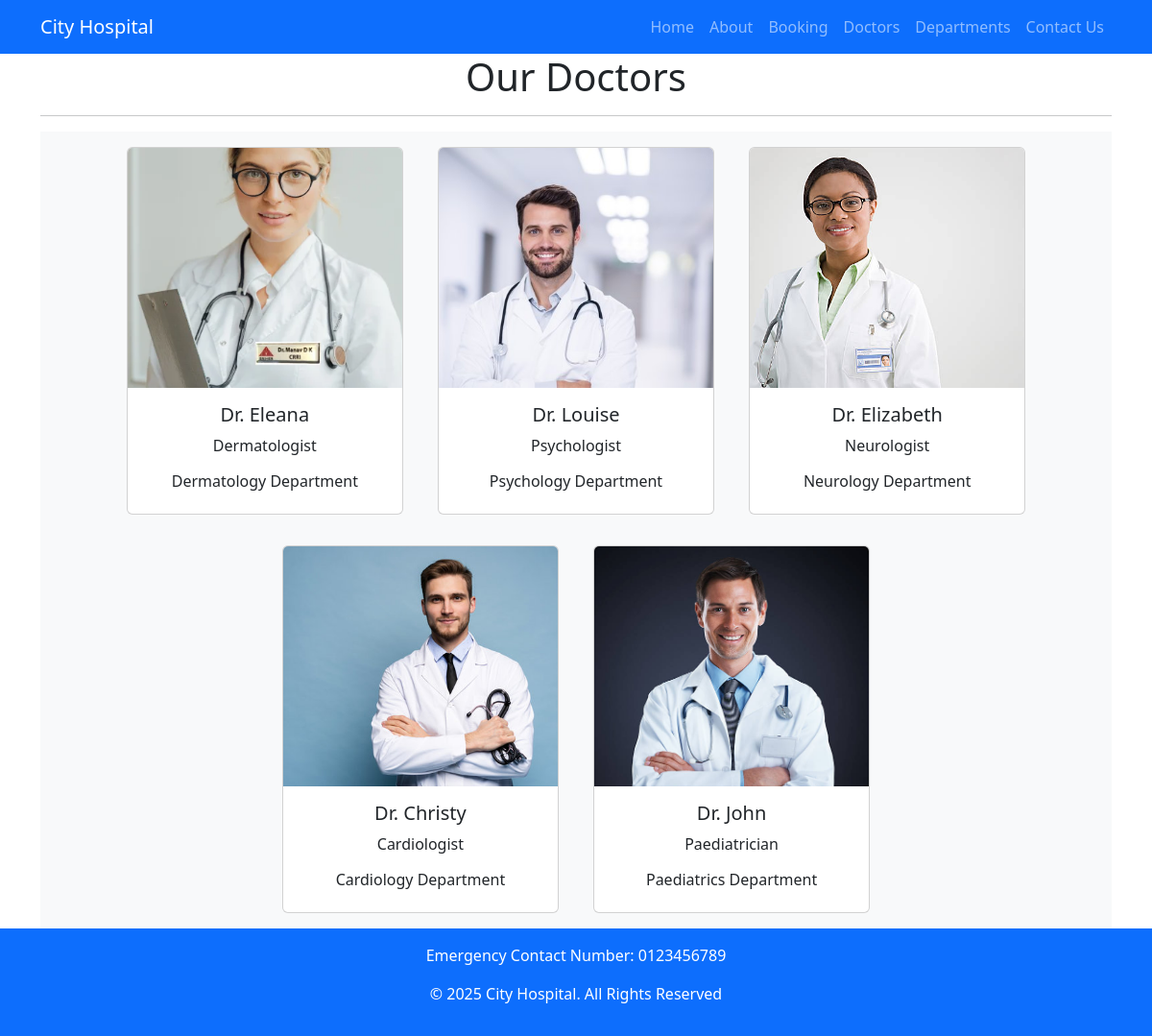
The app's page /doctors/ with its own data.
### home/models.py (models this page shows, shortened)
class Doctors(models.Model):
    doc_name=models.CharField(max_length=255)
    doc_spec=models.CharField(max_length=255)
    dept_name=models.ForeignKey(Departments,on_delete=models.CASCADE)
    doc_image=models.ImageField(upload_to='doctors')

class Departments(models.Model):
    dept_name=models.CharField(max_length=100)
    dept_description=models.TextField()
    def __str__(self):
        return self.dept_name

### home/views.py (the view)
# urls.py: path('doctors/',views.doctors,name='doctors'),
def doctors(request):
    dict_docs={
        'doctors':Doctors.objects.all()
    }
    return render(request,'doctors.html',dict_docs)

### templates/doctors.html (shortened to what this page needs)
{% extends 'base.html' %}
{% block content %}
<h1 class="text-center">Our Doctors</h1>
<hr>
<div class="container text-center bg-light">
    {% for d in doctors %}
    <div class="card text-center mx-3 my-3" style="width: 18rem; display: inline-block;">
        <img src="{{ d.doc_image.url }}" class="card-img-top doctor-image" alt="...">
        <div class="card-body">
            <h5 class="card-title">Dr. {{ d.doc_name }}</h5>
            <p class="card-text">{{ d.doc_spec }}</p>
            <h6>{{ d.dept_name }} Department</h6>
        </div>
    </div>
    {% endfor %}
</div>
{% endblock %}

### templates/base.html (shortened to what this page needs)
<!DOCTYPE html>
<html lang="en">
<head>
    <link href="https://cdn.jsdelivr.net/npm/bootstrap@5.3.0/dist/css/bootstrap.min.css" rel="stylesheet">
</head>
<body>
<nav class="navbar navbar-expand-lg navbar-dark bg-primary">
    <div class="container">
        <a class="navbar-brand" href="#">City Hospital</a>
        <div class="collapse navbar-collapse" id="navbarNav">
            <ul class="navbar-nav ms-auto">
                <li class="nav-item"><a class="nav-link" href="/">Home</a></li>
                <li class="nav-item"><a class="nav-link" href="/about/">About</a></li>
                <li class="nav-item"><a class="nav-link" href="/bookings/">Booking</a></li>
                <li class="nav-item"><a class="nav-link" href="/doctors/">Doctors</a></li>
                <li class="nav-item"><a class="nav-link" href="/department/">Departments</a></li>
                <li class="nav-item"><a class="nav-link" href="/contact/">Contact Us</a></li>
            </ul>
        </div>
    </div>
</nav>
<div class="container content">
    {% block content %}
    {% endblock %}
</div>
<footer class="bg-primary text-white text-center py-3">
    <p>Emergency Contact Number: 0123456789</p>
    <p>&copy; 2025 City Hospital. All Rights Reserved</p>
</footer>
</body>
</html>

### templates/base.html (style rules this page uses)
html, body { height: 100%; margin: 0; display: flex; flex-direction: column; }
.content { flex: 1; }

### templates/doctors.html (style rules this page uses)
.doctor-image { width: 100%; height: 250px; object-fit: cover; }

### records on screen
Doctors: doc_image (picture), doc_name "Eleana", doc_spec "Dermatologist", dept_name "Dermatology"
Doctors: doc_image (picture), doc_name "Louise", doc_spec "Psychologist", dept_name "Psychology"
Doctors: doc_image (picture), doc_name "Elizabeth", doc_spec "Neurologist", dept_name "Neurology"
Doctors: doc_image (picture), doc_name "Christy", doc_spec "Cardiologist", dept_name "Cardiology"
Doctors: doc_image (picture), doc_name "John", doc_spec "Paediatrician", dept_name "Paediatrics"
